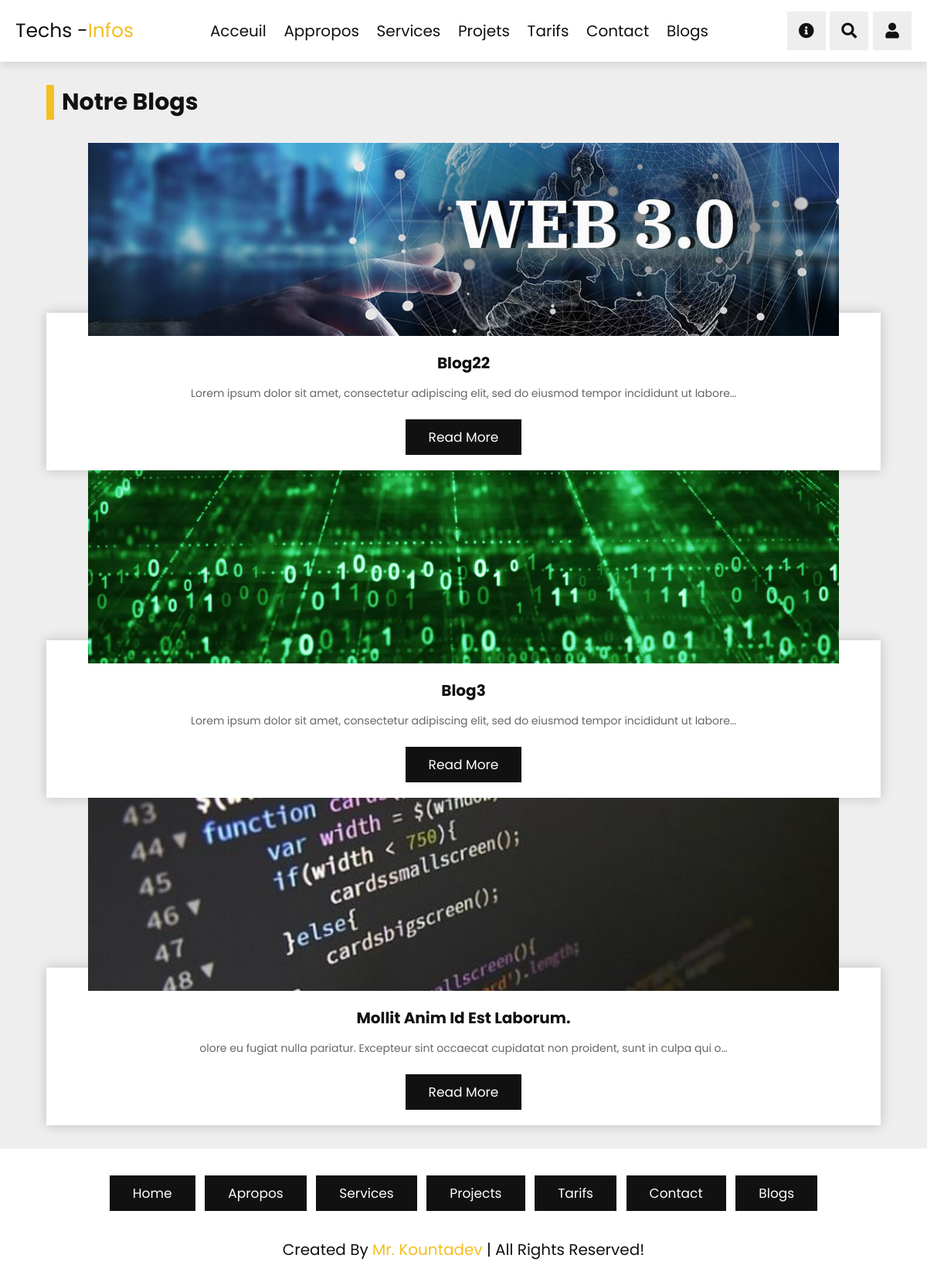
Screenshot of /blogs with the database file from the repository.
### tech/models.py (models this page shows)
class Blogs(models.Model):
    title = RichTextField()
    description = RichTextField()
    image = models.ImageField()
    date = models.DateField(auto_now_add=True)

### tech/views.py (the view)
# urls.py: path("blogs", views.blogs, name="blogs"),
def blogs(request):
    myblog = Blogs.objects.all()
    context = {
        "myblog": myblog
    }
    return render(request, "solution/blogs.html", context)

### tech/templates/solution/blogs.html (shortened to what this page needs)
{% extends 'base.html' %} {% load static %}{% block content %}
<section class="blogs" id="blogs">
    <h1 class="heading"> Notre blogs </h1>
    <div class="swiper blogs-slider">
       <div class="swiper-wrapper">
           {% for blogs in myblog %}
          <div class="swiper-slide slide">
             <div class="image">
                <img src="{{ blogs.image.url }}" alt="">
             </div>
             <div class="content">
                <h3>{{blogs.title}}</h3>
                <p>{{blogs.description|truncatechars:100|safe}}</p>
                <a href="{% url 'blogdetail' blogs.title %}" class="btn">read more</a>
             </div>
          </div>
            {% endfor %}
       </div>
    </div>
 </section>
 {% endblock content %}

### tech/static/css/style.css (style rules this page uses)
:root { --yellow: #f5bf23; --black: #111; --white: #fff; --light-color: #666; --light-bg: #eee; --box-shadow: 0 .5rem 1rem rgba(0, 0, 0, .1); --border: .1rem solid rgba(0, 0, 0, .3); }
* { font-family: 'Poppins', sans-serif; margin: 0; padding: 0; -webkit-box-sizing: border-box; box-sizing: border-box; outline: none; border: none; text-decoration: none; }
html { font-size: 62.5%; overflow-x: hidden; scroll-behavior: smooth; scroll-padding-top: 7rem; }
section { padding: 5rem 10%; }
.heading { margin-bottom: 3rem; font-size: 3rem; color: var(--black); text-transform: capitalize; padding-left: 1rem; border-left: 1rem solid var(--yellow); }
.btn { display: inline-block; margin-top: 1rem; padding: 1rem 3rem; background: var(--black); color: var(--white); cursor: pointer; font-size: 1.7rem; text-transform: capitalize; -webkit-transition: .2s linear; transition: .2s linear; }
.blogs { background: var(--light-bg); }
.blogs .slide { text-align: center; }
.blogs .slide .image { height: 25rem; width: 90%; overflow: hidden; margin: 0 auto; margin-bottom: -3rem; }
.blogs .slide .image img { height: 100%; width: 100%; -o-object-fit: cover; object-fit: cover; -webkit-transition: .2s linear; transition: .2s linear; }
.blogs .slide .content { padding: 2rem; padding-top: 5rem; background: var(--white); -webkit-box-shadow: 0 0 1.5rem rgba(0, 0, 0, 0.2); box-shadow: 0 0 1.5rem rgba(0, 0, 0, 0.2); }
.blogs .slide .content h3 { font-size: 2rem; color: var(--black); text-transform: capitalize; }
.blogs .slide .content p { padding: 1rem 0; font-size: 1.4rem; color: var(--light-color); line-height: 2; }
@media (max-width: 1200px) { section { padding: 3rem 5%; } }

### rows the page displays
Blogs: image (picture), title "Blog22", description "Lorem ipsum dolor sit amet, consectetur adipiscing elit, sed do eiusmod tempor incididunt ut labore…"
Blogs: image (picture), title "Blog3", description "Lorem ipsum dolor sit amet, consectetur adipiscing elit, sed do eiusmod tempor incididunt ut labore…"
Blogs: image (picture), title "Mollit Anim Id Est Laborum.", description "olore eu fugiat nulla pariatur. Excepteur sint occaecat cupidatat non proident, sunt in culpa qui o…"
